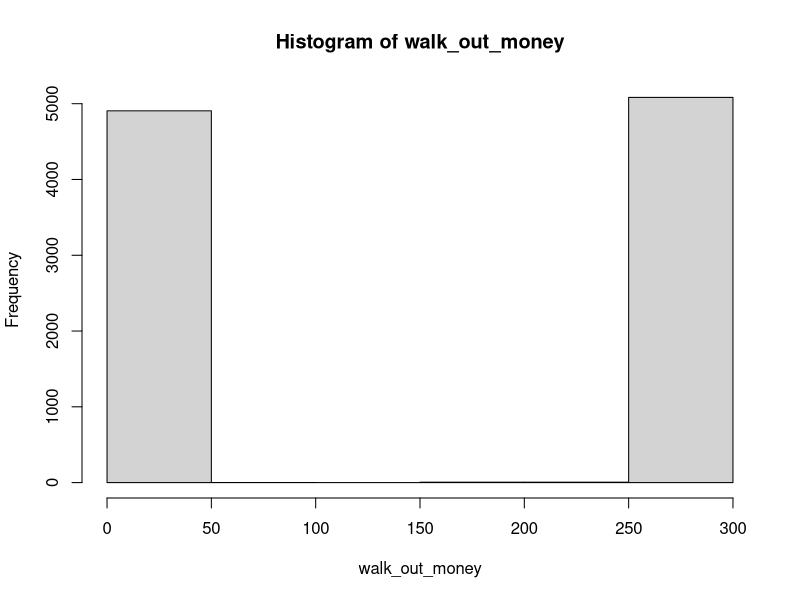
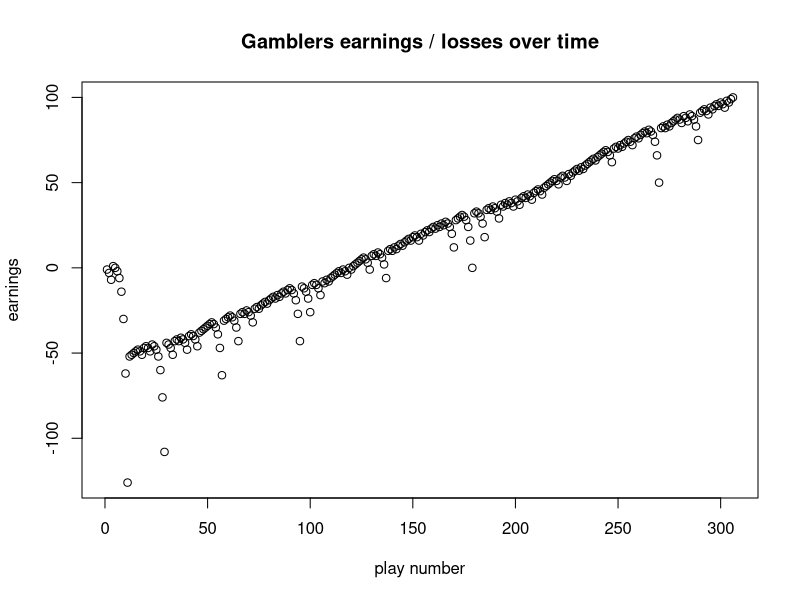
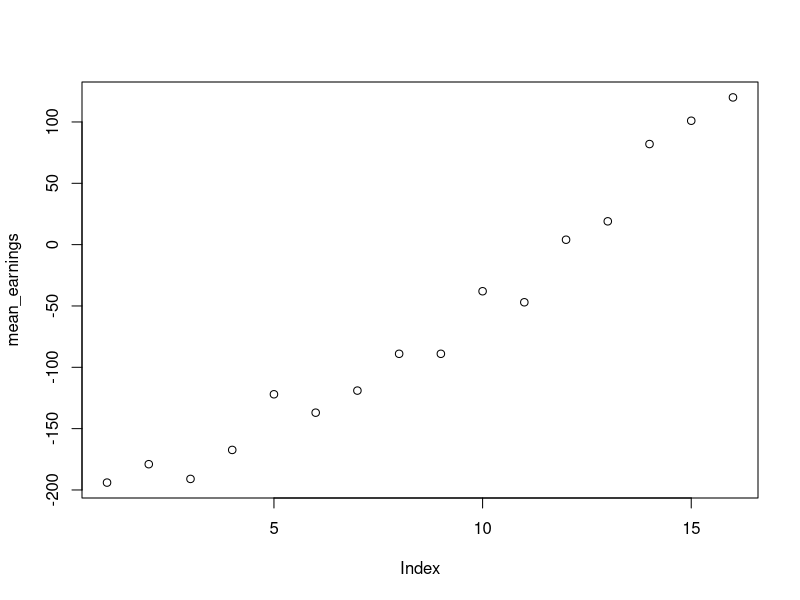
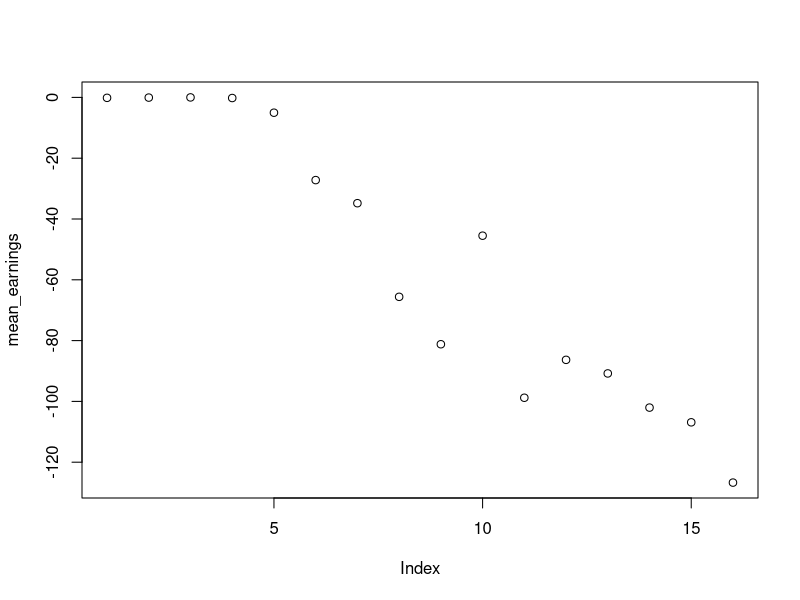
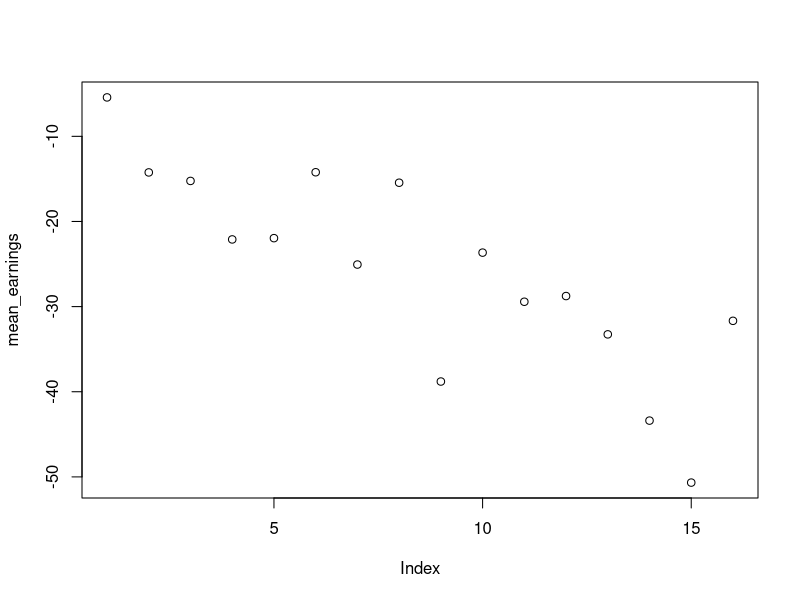
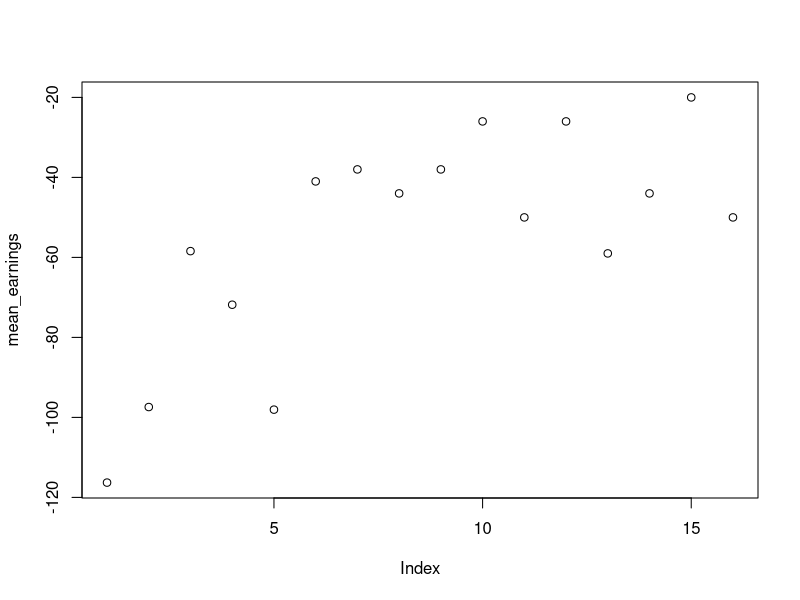
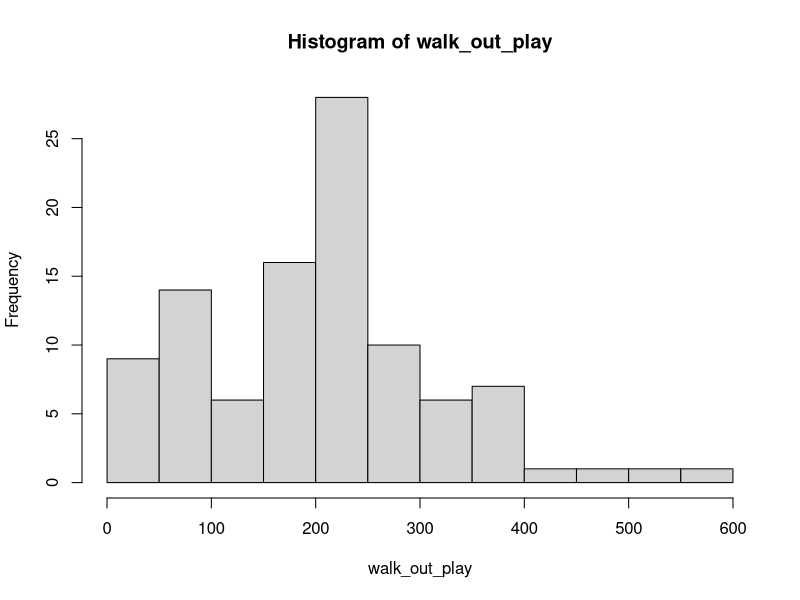

Reproduce these figures in R, in order.
## ---- chunk 1
library(magrittr) # needs to be run every time you start R and want to use %>%
library(dplyr)
## ---- chunk 2
#' A single play of the Martingale strategy
#'
#' Takes a state list, spins the roulette wheel, returns the state list with updated values (for example, budget, plays, etc)
#' @param state A list with the following entries: 
#'   B              number, the budget
#'   W              number, the budget threshold for successfully stoping
#'   L              number, the maximum number of plays 
#'   M              number, the casino wager limit
#'   plays          integer, the number of plays executed
#'   previous_wager number, the wager in the previous play (0 at first play)
#'   previous_win   TRUE/FALSE, indicator if the previous play was a win (TRUE at first play)
#' @return The updated state list
## ---- chunk 3
one_play <- function(state){
  
    # Wager
    proposed_wager <- ifelse(state$previous_win, 1, 2*state$previous_wager)
    wager <- min(proposed_wager, state$M, state$B)
    
    # Spin of the wheel
    red <- rbinom(1,1,18/38)
    
    # Update state
    state$plays <- state$plays + 1
    state$previous_wager <- wager
    if(red){
      # WIN
      state$B <- state$B + wager
      state$previous_win <- TRUE
    }else{
      # LOSE
      state$B <- state$B - wager
      state$previous_win <- FALSE
    }
  state
}
## ---- chunk 4
#' Stopping rule
#'
#' Takes the state list and determines if the gambler has to stop
#' @param state A list.  See one_play
#' @return TRUE/FALSE


stop_play <- function(state){
  if(state$B <= 0) return(TRUE)
  if(state$plays >= state$L) return(TRUE)
  if(state$B >= state$W) return(TRUE)
  FALSE
}
## ---- chunk 5
#' Play roulette to either bankruptcy, success, or play limits
#'
#' @param B number, the starting budget
#' @param W number, the budget threshold for successfully stoping
#' @param L number, the maximum number of plays 
#' @param M number, the casino wager limit
#' @return A vector of budget values calculated after each play.
one_series <- function(
    B = 200
  , W = 300
  , L = 1000
  , M = 100
){

  # initial state
  state <- list(
    B = B
  , W = W
  , L = L
  , M = M
  , plays = 0
  , previous_wager = 0
  , previous_win = TRUE
  )
  
  # vector to store budget over series of plays
  budget <- rep(NA, L)
  
  # For loop of plays
  for(i in 1:L){
    new_state <- state %>% one_play
    budget[i] <- new_state$B
    if(new_state %>% stop_play){
      return(budget[1:i])
    }
    state <- new_state
  }
  budget    
}

# helper function
get_last <- function(x) x[length(x)] 

## ---- chunk 6
# Simulation
walk_out_money <- rep(NA, 10000)
for(j in seq_along(walk_out_money)){
  walk_out_money[j] <- one_series(B = 200, W = 300, L = 1000, M = 100) %>% get_last
}

# Walk out money distribution
hist(walk_out_money, breaks = 10)

# Estimated probability of walking out with extra cash
mean(walk_out_money > 200)

# Estimated earnings
mean(walk_out_money - 200)
## ---- chunk 7
library(tidyverse)
library(ggplot2)
## ---- chunk 8
library(tidyverse)
library(ggplot2)
## ---- chunk 9
# Q2
earning <- one_series(B = 200, W = 300, L = 1000, M = 100) - 200
plot(earning, main = "Gamblers earnings / losses over time", xlab = "play number", 
     ylab = "earnings")
## ---- chunk 10
# change the budget
walk_out_money <- rep(NA, 100)
b <- matrix(nrow = 100, ncol = 16)

for(i in seq(1, 16)){
  for(j in seq_along(walk_out_money)){
    b[j, i] <- one_series(B= 20 * i, W = 300, L = 1000, M = 200) %>% get_last
  }
}

# Estimated earnings
mean_earnings <- colMeans(b) - 200

# plot earnings
plot(mean_earnings)

## ---- chunk 11
# change the winning

walk_out_money <- rep(NA, 100)
w <- matrix(nrow = 100, ncol = 16)

for(i in seq(1, 16)){
  for(j in seq_along(walk_out_money)){
    w[j, i] <- one_series(B= 200, W = 40 * i, L = 1000, M = 200) %>% get_last
  }
}

# Estimated earnings
mean_earnings <- colMeans(w) - 200

# plot earnings
plot(mean_earnings)
## ---- chunk 12
# change time threshold
walk_out_money <- rep(NA, 100)
l <- matrix(nrow = 100, ncol = 16)

for(i in seq(1, 16)){
  for(j in seq_along(walk_out_money)){
    l[j, i] <- one_series(B= 200, W = 300, L = 20 * i, M = 200) %>% get_last
  }
}

# Estimated earnings
mean_earnings <- colMeans(l) - 200

# plot earnings
plot(mean_earnings)
## ---- chunk 13
# change max
walk_out_money <- rep(NA, 100)
m <- matrix(nrow = 100, ncol = 16)

for(i in seq(1, 16)){
  for(j in seq_along(walk_out_money)){
    m[j, i] <- one_series(B= 200, W = 300, L = 1000, M = 10 * i) %>% get_last
  }
}

# Estimated earnings
mean_earnings <- colMeans(m) - 200

# plot earnings
plot(mean_earnings)
## ---- chunk 14
# Q4: average number of plays
# Simulation
num_play <- function(x) length(x) 

walk_out_play <- rep(NA, 100)
for(j in seq_along(walk_out_play)){
  walk_out_play[j] <- one_series(B = 200, W = 300, L = 1000, M = 100) %>% num_play
}

# Walk out money distribution
hist(walk_out_play, breaks = 10)


# Estimated earnings
mean(walk_out_play)

